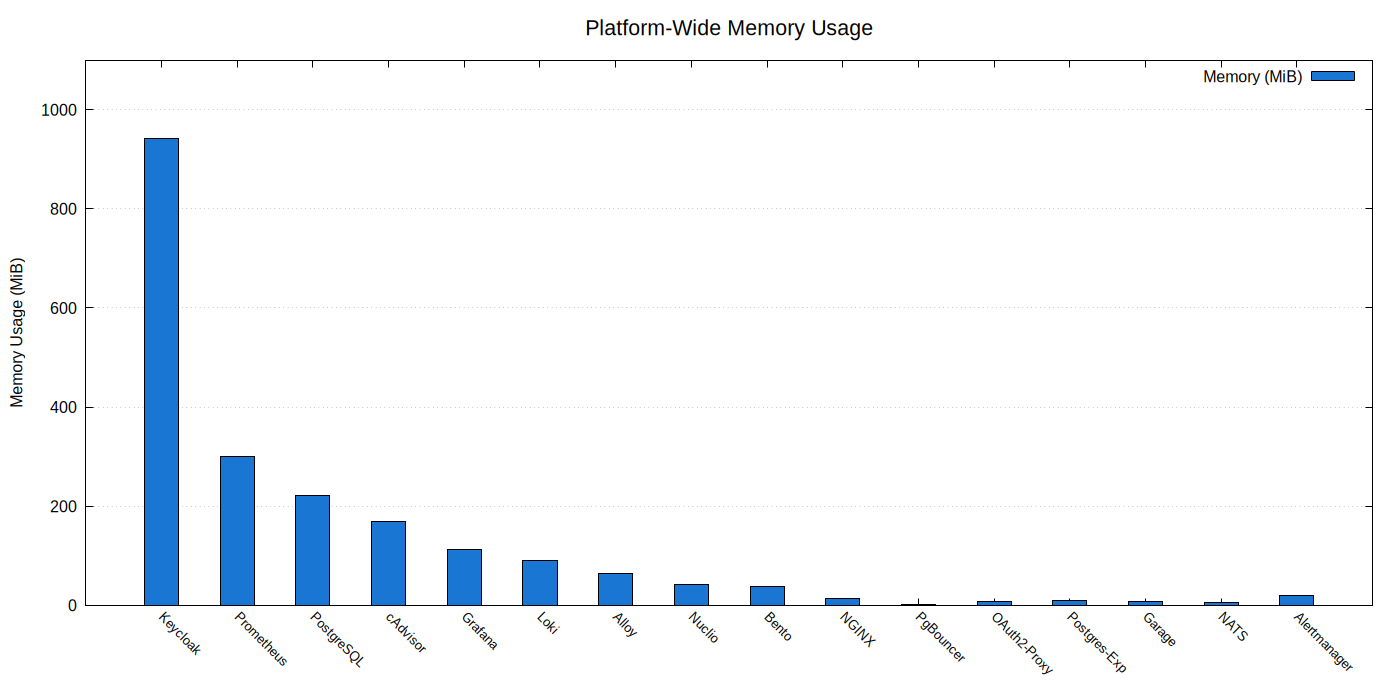

Source code (gnuplot):
#!/usr/bin/gnuplot

# Platform Memory Usage
set terminal pngcairo size 1400,700 enhanced font 'Arial,12'
set output 'memory-usage.png'

set title "Platform-Wide Memory Usage" font 'Arial,16'
set style data histogram
set style histogram cluster gap 1
set style fill solid border -1
set boxwidth 0.9
set grid ytics
set ylabel "Memory Usage (MiB)"
set yrange [0:1100]
set xtics rotate by -45 font 'Arial,10'

plot '-' using 2:xtic(1) title 'Memory (MiB)' lc rgb "#1976D2"
Keycloak 941
Prometheus 300
PostgreSQL 222
cAdvisor 169
Grafana 113
Loki 90
Alloy 64
Nuclio 41
Bento 37
NGINX 13
PgBouncer 2
OAuth2-Proxy 8
Postgres-Exp 9
Garage 7
NATS 6
Alertmanager 19
e
